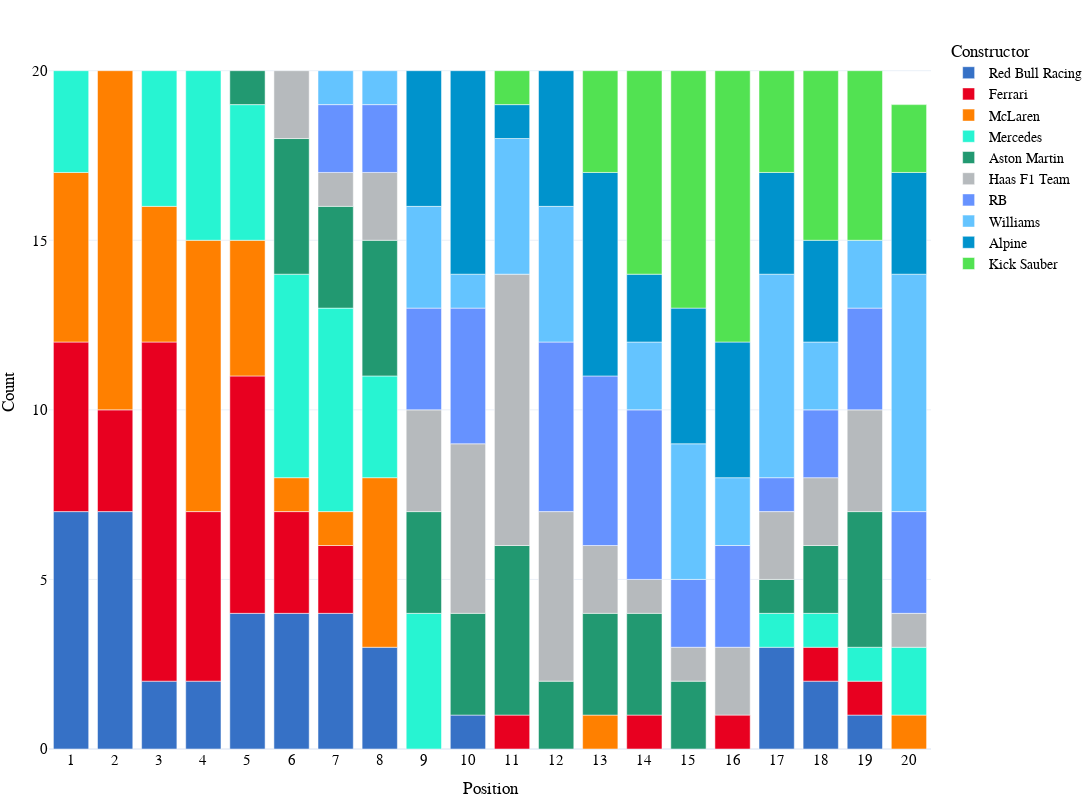

Source (notebook cell):
### Code cell
fig_team=px.bar(grouped_team, 
           x="Position", 
           y='Count', 
           color='Constructor',
        #    title="Race Position Counts By Team for the {} F1 Season".format(year),
           height=800, 
           width=1200, 
           template="plotly_white",
           color_discrete_map={
                 "Alpine": "#0093cc",
                 "Aston Martin": "#229971",
                 "Ferrari": "#E80020",
                 "Haas F1 Team": "#B6BABD",
                 "Kick Sauber": "#52e252",
                 "McLaren": "#FF8000",
                 "Mercedes": "#27F4D2",
                 "RB": "#6692FF",
                 "Red Bull Racing": "#3671C6",
                 "Williams": "#64C4FF" ,
                 "Alfa Romeo":"#C92D4B",
                 "Alfa Romeo Racing":"#C92D4B",
                 "AlphaTauri":"#5E8FAA",
                 "Racing Point":"#F596C8",
                 "Renault":"#FFF500",
                 "Toro Rosso":"#469bff",
                 "Force India":"#F596C8",
                 "Sauber":"#9B0000"
            },
            )

fig_team.update_layout(
    hoverlabel=dict(
        bgcolor="white",
        font_size=16,
        font_family="PT Sans Narrow"
    ),
    title_x=0.5,
    yaxis = dict(tickfont = dict(size=15)),
    xaxis = dict(tickfont = dict(size=15),
    tickmode = 'linear',
    tick0 = 1,
    dtick = 1),
    font=dict(
        family="PT Sans Narrow",
        size=14,
        color="Black"
    ),
    title_font_family="PT Sans Narrow",
    margin=dict(l=5, r=5, t=35, b=5),
)

# fig.update_traces(marker={'size': 12})

### Figure 1 — Plotly figure (JSON) as saved in the notebook; plotly's stock layout.template omitted (floating-point values rounded to 4 significant figures)
{"data": [{"alignmentgroup": "True", "hovertemplate": "Constructor=Red Bull Racing<br>Position=%{x}<br>Count=%{y}<extra></extra>", "legendgroup": "Red Bull Racing", "marker": {"color": "#3671C6", "pattern": {"shape": ""}}, "name": "Red Bull Racing", "offsetgroup": "Red Bull Racing", "orientation": "v", "showlegend": true, "textposition": "auto", "type": "bar", "x": [1, 2, 3, 4, 5, 6, 7, 8, 10, 17, 18, 19], "xaxis": "x", "y": [7, 7, 2, 2, 4, 4, 4, 3, 1, 3, 2, 1], "yaxis": "y"}, {"alignmentgroup": "True", "hovertemplate": "Constructor=Ferrari<br>Position=%{x}<br>Count=%{y}<extra></extra>", "legendgroup": "Ferrari", "marker": {"color": "#E80020", "pattern": {"shape": ""}}, "name": "Ferrari", "offsetgroup": "Ferrari", "orientation": "v", "showlegend": true, "textposition": "auto", "type": "bar", "x": [1, 2, 3, 4, 5, 6, 7, 11, 14, 16, 18, 19], "xaxis": "x", "y": [5, 3, 10, 5, 7, 3, 2, 1, 1, 1, 1, 1], "yaxis": "y"}, {"alignmentgroup": "True", "hovertemplate": "Constructor=McLaren<br>Position=%{x}<br>Count=%{y}<extra></extra>", "legendgroup": "McLaren", "marker": {"color": "#FF8000", "pattern": {"shape": ""}}, "name": "McLaren", "offsetgroup": "McLaren", "orientation": "v", "showlegend": true, "textposition": "auto", "type": "bar", "x": [1, 2, 3, 4, 5, 6, 7, 8, 13, 20], "xaxis": "x", "y": [5, 10, 4, 8, 4, 1, 1, 5, 1, 1], "yaxis": "y"}, {"alignmentgroup": "True", "hovertemplate": "Constructor=Mercedes<br>Position=%{x}<br>Count=%{y}<extra></extra>", "legendgroup": "Mercedes", "marker": {"color": "#27F4D2", "pattern": {"shape": ""}}, "name": "Mercedes", "offsetgroup": "Mercedes", "orientation": "v", "showlegend": true, "textposition": "auto", "type": "bar", "x": [1, 3, 4, 5, 6, 7, 8, 9, 17, 18, 19, 20], "xaxis": "x", "y": [3, 4, 5, 4, 6, 6, 3, 4, 1, 1, 1, 2], "yaxis": "y"}, {"alignmentgroup": "True", "hovertemplate": "Constructor=Aston Martin<br>Position=%{x}<br>Count=%{y}<extra></extra>", "legendgroup": "Aston Martin", "marker": {"color": "#229971", "pattern": {"shape": ""}}, "name": "Aston Martin", "offsetgroup": "Aston Martin", "orientation": "v", "showlegend": true, "textposition": "auto", "type": "bar", "x": [5, 6, 7, 8, 9, 10, 11, 12, 13, 14, 15, 17, 18, 19], "xaxis": "x", "y": [1, 4, 3, 4, 3, 3, 5, 2, 3, 3, 2, 1, 2, 4], "yaxis": "y"}, {"alignmentgroup": "True", "hovertemplate": "Constructor=Haas F1 Team<br>Position=%{x}<br>Count=%{y}<extra></extra>", "legendgroup": "Haas F1 Team", "marker": {"color": "#B6BABD", "pattern": {"shape": ""}}, "name": "Haas F1 Team", "offsetgroup": "Haas F1 Team", "orientation": "v", "showlegend": true, "textposition": "auto", "type": "bar", "x": [6, 7, 8, 9, 10, 11, 12, 13, 14, 15, 16, 17, 18, 19, 20], "xaxis": "x", "y": [2, 1, 2, 3, 5, 8, 5, 2, 1, 1, 2, 2, 2, 3, 1], "yaxis": "y"}, {"alignmentgroup": "True", "hovertemplate": "Constructor=RB<br>Position=%{x}<br>Count=%{y}<extra></extra>", "legendgroup": "RB", "marker": {"color": "#6692FF", "pattern": {"shape": ""}}, "name": "RB", "offsetgroup": "RB", "orientation": "v", "showlegend": true, "textposition": "auto", "type": "bar", "x": [7, 8, 9, 10, 12, 13, 14, 15, 16, 17, 18, 19, 20], "xaxis": "x", "y": [2, 2, 3, 4, 5, 5, 5, 2, 3, 1, 2, 3, 3], "yaxis": "y"}, {"alignmentgroup": "True", "hovertemplate": "Constructor=Williams<br>Position=%{x}<br>Count=%{y}<extra></extra>", "legendgroup": "Williams", "marker": {"color": "#64C4FF", "pattern": {"shape": ""}}, "name": "Williams", "offsetgroup": "Williams", "orientation": "v", "showlegend": true, "textposition": "auto", "type": "bar", "x": [7, 8, 9, 10, 11, 12, 14, 15, 16, 17, 18, 19, 20], "xaxis": "x", "y": [1, 1, 3, 1, 4, 4, 2, 4, 2, 6, 2, 2, 7], "yaxis": "y"}, {"alignmentgroup": "True", "hovertemplate": "Constructor=Alpine<br>Position=%{x}<br>Count=%{y}<extra></extra>", "legendgroup": "Alpine", "marker": {"color": "#0093cc", "pattern": {"shape": ""}}, "name": "Alpine", "offsetgroup": "Alpine", "orientation": "v", "showlegend": true, "textposition": "auto", "type": "bar", "x": [9, 10, 11, 12, 13, 14, 15, 16, 17, 18, 20], "xaxis": "x", "y": [4, 6, 1, 4, 6, 2, 4, 4, 3, 3, 3], "yaxis": "y"}, {"alignmentgroup": "True", "hovertemplate": "Constructor=Kick Sauber<br>Position=%{x}<br>Count=%{y}<extra></extra>", "legendgroup": "Kick Sauber", "marker": {"color": "#52e252", "pattern": {"shape": ""}}, "name": "Kick Sauber", "offsetgroup": "Kick Sauber", "orientation": "v", "showlegend": true, "textposition": "auto", "type": "bar", "x": [11, 13, 14, 15, 16, 17, 18, 19, 20], "xaxis": "x", "y": [1, 3, 6, 7, 8, 3, 5, 5, 2], "yaxis": "y"}], "layout": {"barmode": "relative", "font": {"color": "Black", "family": "PT Sans Narrow", "size": 14}, "height": 800, "hoverlabel": {"bgcolor": "white", "font": {"family": "PT Sans Narrow", "size": 16}}, "legend": {"title": {"text": "Constructor"}, "tracegroupgap": 0}, "margin": {"b": 5, "l": 5, "r": 5, "t": 35}, "title": {"font": {"family": "PT Sans Narrow"}, "x": 0.5}, "width": 1200, "xaxis": {"anchor": "y", "domain": [0, 1], "dtick": 1, "tick0": 1, "tickfont": {"size": 15}, "tickmode": "linear", "title": {"text": "Position"}}, "yaxis": {"anchor": "x", "domain": [0, 1], "tickfont": {"size": 15}, "title": {"text": "Count"}}}}
